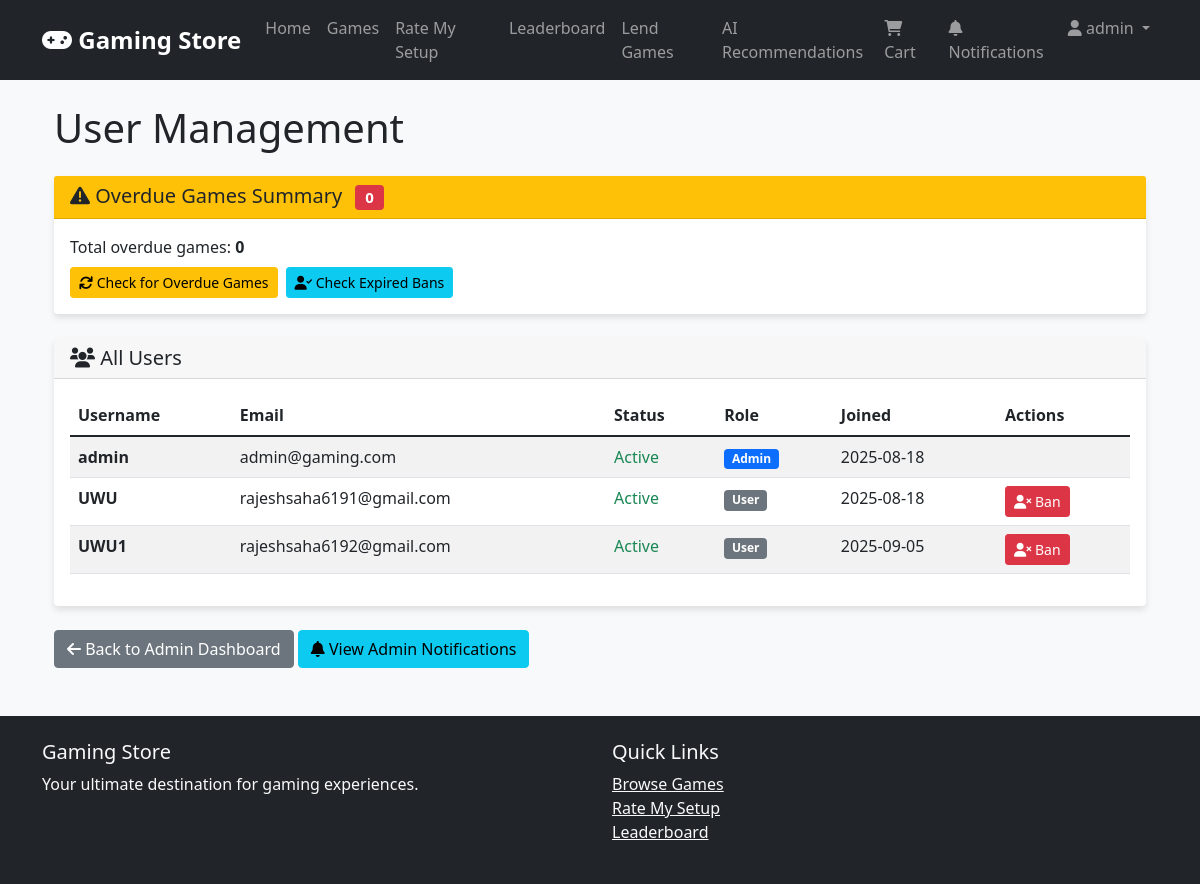
Before: /admin/users (signed in) with the older database file.
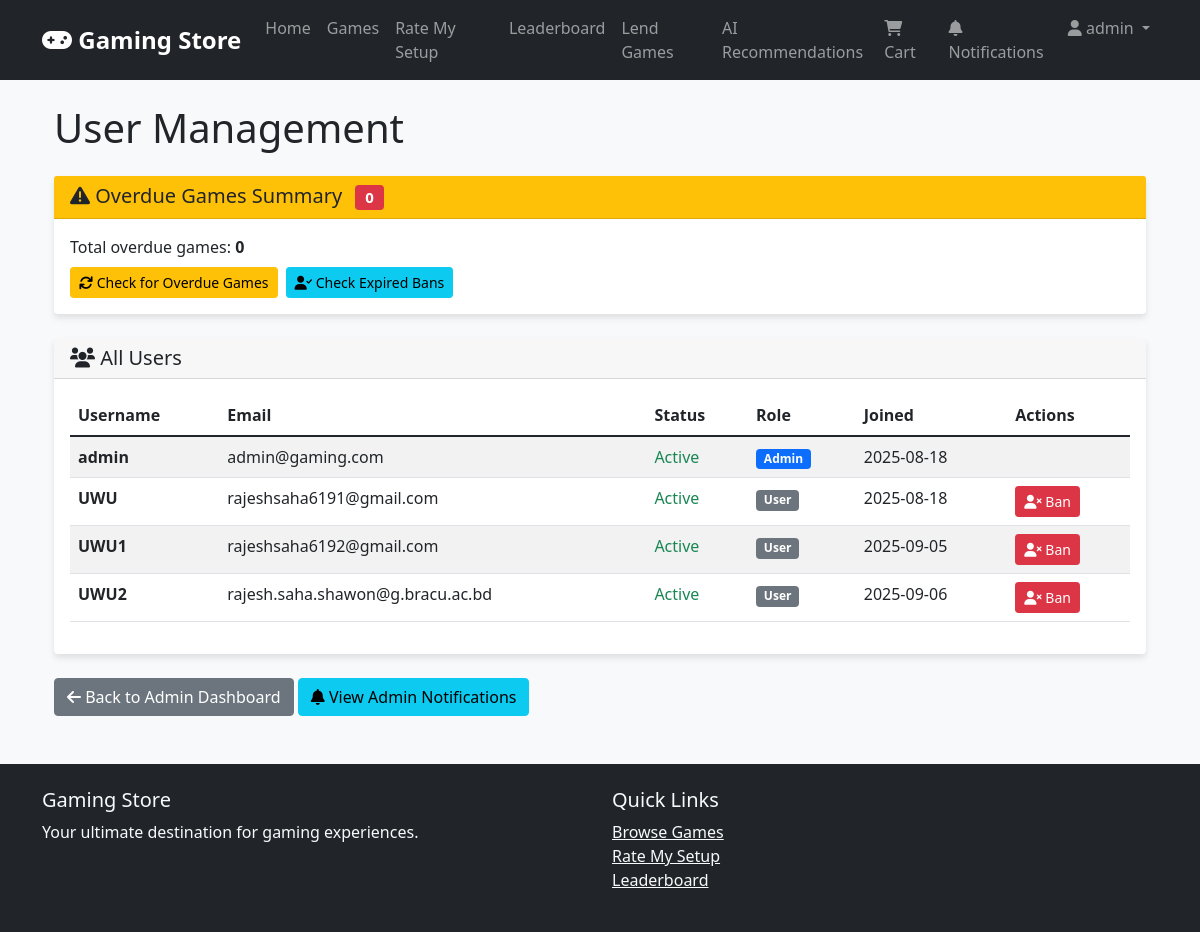
After: the same page with the newer database file.
### app.py (models this page shows, shortened)
class User(db.Model):
    id = db.Column(db.Integer, primary_key=True)
    username = db.Column(db.String(80), unique=True, nullable=False)
    email = db.Column(db.String(120), unique=True, nullable=False)
    password_hash = db.Column(db.String(120), nullable=False)
    is_admin = db.Column(db.Boolean, default=False)
    popularity_points = db.Column(db.Integer, default=0)
    profile_picture = db.Column(db.String(200), default='default.jpg')
    bio = db.Column(db.Text)
    created_at = db.Column(db.DateTime, default=datetime.utcnow)
    is_banned = db.Column(db.Boolean, default=False)
    banned_at = db.Column(db.DateTime)
    banned_by = db.Column(db.Integer, db.ForeignKey('user.id'))
    ban_reason = db.Column(db.Text)
    ban_duration_days = db.Column(db.Integer)  # NULL for permanent, number for temporary

### app.py (the view)
@app.route('/admin/users')
@login_required
def admin_users():
    if not current_user.is_admin:
        flash('Access denied')
        return redirect(url_for('index'))
    overdue_count = check_overdue_games()
    users = User.query.all()
    overdue_users = []
    for user in users:
        overdue_games = GameLending.query.filter(
            GameLending.borrower_id == user.id,
            GameLending.is_overdue == True,
            GameLending.is_returned == False
        ).all()
        if overdue_games:
            overdue_users.append({
                'user': user,
                'overdue_games': overdue_games,
                'overdue_count': len(overdue_games)
            })
    return render_template('admin_users.html', users=users, overdue_users=overdue_users, overdue_count=overdue_count, timedelta=timedelta)

### app.py (called while the page is built, shortened)
@login_manager.user_loader
def load_user(user_id):
    return User.query.get(int(user_id))

def check_overdue_games():
    current_time = datetime.utcnow()
    overdue_lendings = GameLending.query.filter(
        GameLending.borrower_id.isnot(None),
        GameLending.is_returned == False,
        GameLending.return_date < current_time,
        GameLending.overdue_notification_sent == False
    ).all()
    db.session.commit()
    return len(overdue_lendings)

def check_expired_bans():
    current_time = datetime.utcnow()
    expired_bans = User.query.filter(
        User.is_banned == True,
        User.ban_duration_days.isnot(None),
        User.banned_at.isnot(None)
    ).all()
    if expired_bans:
        db.session.commit()
        return len(expired_bans)
    return 0

### templates/admin_users.html (shortened to what the changed rows need)
{% extends "base.html" %}
{% block content %}
<div class="container mt-4">
    <h1 class="mb-4">User Management</h1>
    <div class="row">
        <div class="col-md-12">
            <div class="card">
                <div class="card-body">
                    <div class="table-responsive">
                        <table class="table table-striped">
                            <thead>
                                <tr>
                                    <th>Username</th>
                                    <th>Email</th>
                                    <th>Status</th>
                                    <th>Role</th>
                                    <th>Joined</th>
                                    <th>Actions</th>
                                </tr>
                            </thead>
                            <tbody>
                                {% for user in users %}
                                <tr>
                                    <td>
                                        <strong>{{ user.username }}</strong>
                                    </td>
                                    <td>{{ user.email }}</td>
                                    <td>
                                        {% if user.is_banned %}
                                            <span class="text-danger">Banned</span>
                                            {% if user.ban_duration_days %}
                                                <br><small class="text-muted">{{ user.ban_duration_days }} days</small>
                                                {% if user.banned_at %}
                                                    <br><small class="text-muted">Until: {{ (user.banned_at + timedelta(days=user.ban_duration_days)).strftime('%Y-%m-%d') }}</small>
                                                {% endif %}
                                            {% else %}
                                                <br><small class="text-muted">Permanent</small>
                                            {% endif %}
                                        {% else %}
                                            <span class="text-success">Active</span>
                                        {% endif %}
                                    </td>
                                    <td>
                                        {% if user.is_admin %}
                                        <span class="badge bg-primary">Admin</span>
                                        {% else %}
                                        <span class="badge bg-secondary">User</span>
                                        {% endif %}
                                    </td>
                                    <td>{{ user.created_at.strftime('%Y-%m-%d') }}</td>
                                    <td>
                                        {% if not user.is_admin %}
                                            {% if user.is_banned %}
                                            <form action="{{ url_for('admin_unban_user', user_id=user.id) }}" method="post" style="display: inline;">
                                                <button type="submit" class="btn btn-success btn-sm">
                                                    <i class="fas fa-user-check"></i> Unban
                                                </button>
                                            </form>
                                            {% else %}
                                            <a href="{{ url_for('admin_ban_user_page', user_id=user.id) }}" class="btn btn-danger btn-sm">
                                                <i class="fas fa-user-times"></i> Ban
                                            </a>
                                            {% endif %}
                                        {% endif %}
                                    </td>
                                </tr>
                                {% endfor %}
                            </tbody>
                        </table>
                    </div>
                </div>
            </div>
        </div>
    </div>
</div>
{% endblock %}

### templates/base.html (shortened to what this page needs)
<!DOCTYPE html>
<html lang="en">
<head>
    <link href="https://cdn.jsdelivr.net/npm/bootstrap@5.1.3/dist/css/bootstrap.min.css" rel="stylesheet">
    <link href="https://cdnjs.cloudflare.com/ajax/libs/font-awesome/6.0.0/css/all.min.css" rel="stylesheet">
    <link href="{{ url_for('static', filename='css/style.css') }}" rel="stylesheet">
</head>
<body>
    <nav class="navbar navbar-expand-lg navbar-dark bg-dark">
        <div class="container">
            <a class="navbar-brand" href="{{ url_for('index') }}">
                <i class="fas fa-gamepad"></i> Gaming Store
            </a>
            <div class="collapse navbar-collapse" id="navbarNav">
                <ul class="navbar-nav me-auto">
                    <li class="nav-item">
                        <a class="nav-link" href="{{ url_for('index') }}">Home</a>
                    </li>
                    <li class="nav-item">
                        <a class="nav-link" href="{{ url_for('games') }}">Games</a>
                    </li>
                    <li class="nav-item">
                        <a class="nav-link" href="{{ url_for('setups') }}">Rate My Setup</a>
                    </li>
                    <li class="nav-item">
                        <a class="nav-link" href="{{ url_for('leaderboard') }}">Leaderboard</a>
                    </li>
                    {% if current_user.is_authenticated %}
                    <li class="nav-item">
                        <a class="nav-link" href="{{ url_for('lend_games') }}">Lend Games</a>
                    </li>
                    <li class="nav-item">
                        <a class="nav-link" href="{{ url_for('ai_recommendations') }}">AI Recommendations</a>
                    </li>
                    {% endif %}
                </ul>
                <ul class="navbar-nav">
                    {% if current_user.is_authenticated %}
                    <li class="nav-item">
                        <a class="nav-link" href="{{ url_for('cart') }}">
                            <i class="fas fa-shopping-cart"></i> Cart
                        </a>
                    </li>
                    <li class="nav-item">
                        <a class="nav-link" href="{{ url_for('user_notifications') }}">
                            <i class="fas fa-bell"></i> Notifications
                        </a>
                    </li>
                    <li class="nav-item dropdown">
                        <a class="nav-link dropdown-toggle" href="#" id="navbarDropdown" role="button" data-bs-toggle="dropdown">
                            <i class="fas fa-user"></i> {{ current_user.username }}
                        </a>
                    </li>
                    {% endif %}
                </ul>
            </div>
        </div>
    </nav>
    <main class="container mt-4">
        {% block content %}{% endblock %}
    </main>
    <footer class="bg-dark text-light mt-5 py-4">
        <div class="container">
            <div class="row">
                <div class="col-md-6">
                    <h5>Gaming Store</h5>
                    <p>Your ultimate destination for gaming experiences.</p>
                </div>
                <div class="col-md-6">
                    <h5>Quick Links</h5>
                    <ul class="list-unstyled">
                        <li><a href="{{ url_for('games') }}" class="text-light">Browse Games</a></li>
                        <li><a href="{{ url_for('setups') }}" class="text-light">Rate My Setup</a></li>
                        <li><a href="{{ url_for('leaderboard') }}" class="text-light">Leaderboard</a></li>
                    </ul>
                </div>
            </div>
        </div>
    </footer>
</body>
</html>

Changed rows visible on the page:
added User: username "UWU2", email "rajesh.saha.shawon@g.bracu.ac.bd", is_banned "Active", is_admin "User", created_at "2025-09-06"
